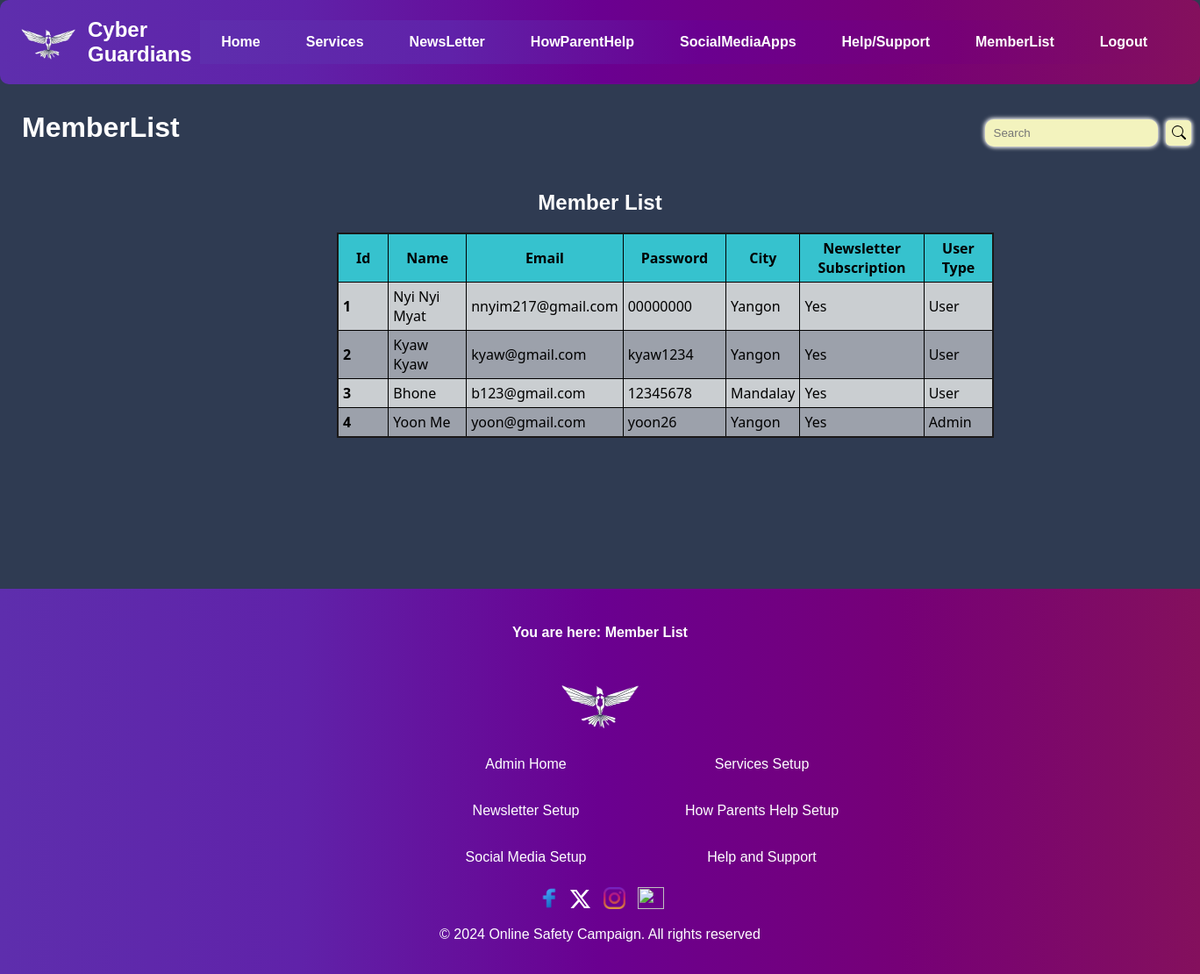
Page /MemberList.php on the committed database.
### tables this page shows
CREATE TABLE `member` (
  `id` int(11) NOT NULL,
  `name` varchar(300) NOT NULL,
  `email` varchar(300) NOT NULL,
  `password` varchar(8) NOT NULL,
  `city` varchar(200) NOT NULL,
  `subscription` int(11) NOT NULL,
  `usertype` int(11) NOT NULL
);

### MemberList.php (the view, shortened to what this page needs)
<!DOCTYPE html>
<?php
include('dbconnect.php');
$sql1 = "SELECT * from member";
$result = $conn->query($sql1);
if (isset($_POST['btnsearch'])) {
  $search = $_POST['search'];
  $sql = "SELECT * FROM member where name LIKE '%" . $search . "%'";
  $result = $conn->query($sql);
} else {
  $sql = "SELECT * FROM member";
  $result = $conn->query($sql);
}
?>
<html lang="en">
<head>
  <link rel="stylesheet" href="home.css">
</head>
<body>
  <nav>
    <img src="images/logo.png" alt="">
    <h1>Cyber Guardians</h1>
    <ul>
      <li class="link"><a href="adminhome.php">Home</a></li>
      <li class="link"><a href="servicesSetup.php">Services</a></li>
      <li class="link"><a href="newsletterSetup.php">NewsLetter</a></li>
      <li class="link"><a href="howparenthelpSetup.php">HowParentHelp</a></li>
      <li class="link"><a href="socialmediaappSetup.php">SocialMediaApps</a></li>
      <li class="link"><a href="contactList.php">Help/Support</a></li>
      <li class="link"><a href="MemberList.php">MemberList</a></li>
      <li class="link"><a href="logout.php">Logout</a></li>
    </ul>
  </nav>
  <header>
    <h1>MemberList</h1>
    <div class="searchBox-admin">
      <form method="POST">
        <input name="search" class="searchInput" type="text" placeholder="Search">
        <button type="submit" class="searchButton" name="btnsearch">
          <i class="material-icons">
            <svg xmlns="http://www.w3.org/2000/svg" width="16" height="16" fill="currentColor" class="bi bi-search" viewBox="0 0 16 16">
              <path d="M11.742 10.344a6.5 6.5 0 1 0-1.397 1.398h-.001q.044.06.098.115l3.85 3.85a1 1 0 0 0 1.415-1.414l-3.85-3.85a1 1 0 0 0-.115-.1zM12 6.5a5.5 5.5 0 1 1-11 0 5.5 5.5 0 0 1 11 0" />
            </svg>
          </i>
        </button>
      </form>
    </div>
  </header>
  <main>
    <section id="contact">
      <?php
      if ($result->num_rows > 0) {
      ?>
        <h2 class="heading">Member List</h2>
        <table border="1" cellspacing="5" cellpadding="5px">
          <tr>
            <th>Id</th>
            <th>Name</th>
            <th>Email</th>
            <th>Password</th>
            <th>City</th>
            <th>Newsletter Subscription</th>
            <th>User Type</th>
          </tr>
          <?php
          while ($row = $result->fetch_assoc()) {
          ?>
            <tr class="table-data">
              <td class="id"><?php echo $row['id']; ?></td>
              <td><?php echo $row['name']; ?></td>
              <td><?php echo $row['email']; ?></td>
              <td><?php echo $row['password']; ?></td>
              <td><?php echo $row['city']; ?></td>
              <td><?php echo $row['subscription'] == 1 ? "Yes" : "No"; ?></td>
              <td><?php echo $row['usertype'] == 1 ? "Admin" : "User"; ?></td>
            </tr>
          <?php
          }
          ?>
        </table>
      <?php
      } else {
        echo " There is no data";
      }
      ?>
    </section>
  </main>
  <footer>
    <h4>You are here: Member List</h4>
    <div class="footer">
      <div class="footer-logo">
        <img src="images/logo.png" alt="">
      </div>
      <div class="copyright">
        <p class="footer-text"><a href="adminhome.php">Admin Home</a></p>
        <p class="footer-text"><a href="servicesSetup.php">Services Setup</a></p>
        <p class="footer-text"><a href="newsletterSetup.php">Newsletter Setup</a></p>
        <p class="footer-text"><a href="howparenthelpSetup.php">How Parents Help Setup</a></p>
        <p class="footer-text"><a href="socialmediaappSetup.php">Social Media Setup</a></p>
        <p class="footer-text"><a href="contactList.php">Help and Support</a></p>
      </div>
      <div class="footer-content">
        <a href="https://www.facebook.com" style="color: white"><img src="images/facebook1.png" alt="" width="30px" height="25px"></a>
        <a href="https://www.twitter.com" style="color: white; margin-left: 5px"><svg xmlns="http://www.w3.org/2000/svg" width="23" height="23" fill="currentColor" class="bi bi-twitter-x" viewBox="0 0 16 16">
            <path d="M12.6.75h2.454l-5.36 6.142L16 15.25h-4.937l-3.867-5.07-4.425 5.07H.316l5.733-6.57L0 .75h5.063l3.495 4.633L12.601.75Zm-.86 13.028h1.36L4.323 2.145H2.865z" />
          </svg></a>
        <a href="https://www.instagram.com" style="color: white; margin-left: 10px"><img src="images/instagram.png" alt="" width="25px" height="25px"></a>
        <a href="https://www.youtube.com" style="color: white; margin-left: 10px"><img src="images/youtube.png" alt="" width="30px" height="25px"></a>
        <p class="mid-footer">&copy; 2024 Online Safety Campaign. All rights reserved</p>
      </div>
    </div>
  </footer>
</body>
</html>

### home.css (style rules this page uses)
* { cursor: url(https://cdn.custom-cursor.com/db/9387/32/among-us-minion-pointer.png), auto; }
body { font-family: "Arial", sans-serif; margin: 0; padding: 0; background-color: #2F3B52; color: rgb(255, 255, 255); }
header { text-align: left; padding: 10px; margin-left: 15px; }
nav { box-sizing: border-box; width: 100%; display: flex; justify-content: space-between; background: linear-gradient(90deg, #5e2ead 0%, #6022a9 25%, #6a0090 50%, #760077 75%, #84105d 100%); align-items: center; border-radius: 10px; position: sticky; top: 0; z-index: 1000; }
nav>h1 { color: white; margin-left: 10px; }
nav ul { list-style: none; padding: 16px; margin: 0; flex: 1; justify-content: center; }
nav li, nav li a { color: white; transition: 0ms; text-decoration: none; white-space: nowrap; font-weight: 700; }
nav li a { display: flex; align-items: center; height: 100%; width: 100%; }
nav li { padding-right: 36px; }
nav li::before { content: ""; width: 0; height: 0; border-left: 5px solid transparent; border-right: 5px solid transparent; border-top: 5px solid #ffa500; position: absolute; right: 8px; top: 50%; transform: translateY(-50%); }
nav .link::before { padding-right: 0; display: none; }
nav>ul { display: flex; height: var(--menu-height); align-items: center; background: linear-gradient(90deg, #5e2ead 0%, #6022a9 25%, #6a0090 50%, #760077 75%, #84105d 100%); }
nav>ul li { position: relative; margin: 0 8px; }
nav img { width: 70px; height: 70px; margin-left: 20px; }
main { width: 90%; margin: 0 auto; padding: 20px; min-height: 56.8dvh; }
.stay-safe-online>h2, p { text-align: center; width: 100%; }
#contact { max-width: 600px; margin: 0 auto; }
.searchBox-admin { display: flex; justify-content: flex-end; margin-top: -50px; }
.searchBox-admin input[type="text"] { padding: 8px 10px; outline: none; border: none; border-radius: 10px; background-color: rgb(243, 243, 190); box-shadow: 1px 1px 5px whitesmoke, -1px -1px 5px whitesmoke; margin-right: 5px; }
.searchBox-admin button { padding: 3px 3px 7px 5px; outline: none; border: none; border-radius: 5px; background-color: rgb(243, 243, 190); box-shadow: 1px 1px 5px whitesmoke, -1px -1px 5px whitesmoke; }
.searchBox-admin button svg { margin: 0 auto; margin: 3px 3px -3px 2px; }
footer { background: linear-gradient(90deg, #5e2ead 0%, #6022a9 25%, #6a0090 50%, #760077 75%, #84105d 100%); text-align: center; padding: 20px; }
.footer-logo { width: 100px; height: 100px; margin: 0 auto; }
.footer-logo img { width: 100%; }
.copyright { width: 60%; margin: 0 auto; display: flex; flex-wrap: wrap; margin-left: 450px; }
.copyright p { text-align: center; }
.footer-text { width: 30%; flex-direction: column; margin: 10px 20px 25px 10px; }
.footer-text>a { text-decoration: none; color: white; position: relative; }
.footer-text>a::after { content: ''; position: absolute; width: 100%; height: 2px; bottom: 0; left: 0; background-color: beige; transform-origin: bottom right; transition: transform 0.5s ease-out; transform: scaleX(0); }
.mid-footer { text-align: center; }
table { border: 2px solid rgb(26, 24, 24); border-collapse:collapse; width: 103%; }
th { font-family: 'Segoe UI', Tahoma, Geneva, Verdana, sans-serif; background-color: #36C2CE; color: rgb(0, 0, 0); border: 1px solid rgb(0, 0, 0); padding: 5px 20px; }
td { font-family: 'Segoe UI', Tahoma, Geneva, Verdana, sans-serif; color: rgb(0, 0, 0); border: 1px solid rgb(0, 0, 0); }
.table-data { font-family: 'Times New Roman', Times, serif; background-color: #f0f0f08f; color: black; font-size: medium; text-align: left; }
.table-data:nth-child(even) { background-color: rgb(202, 206, 209); }
.id { font-weight: bold; }
.heading { text-align: center; }
.info-text h3, p { text-align: left; }

### rows in the picture
member: id "1", name "Nyi Nyi Myat", email "nnyim217@gmail.com", password "00000000", city "Yangon", subscription "Yes", usertype "User"
member: id "2", name "Kyaw Kyaw", email "kyaw@gmail.com", password "kyaw1234", city "Yangon", subscription "Yes", usertype "User"
member: id "3", name "Bhone", email "b123@gmail.com", password "12345678", city "Mandalay", subscription "Yes", usertype "User"
member: id "4", name "Yoon Me", email "yoon@gmail.com", password "yoon26", city "Yangon", subscription "Yes", usertype "Admin"
